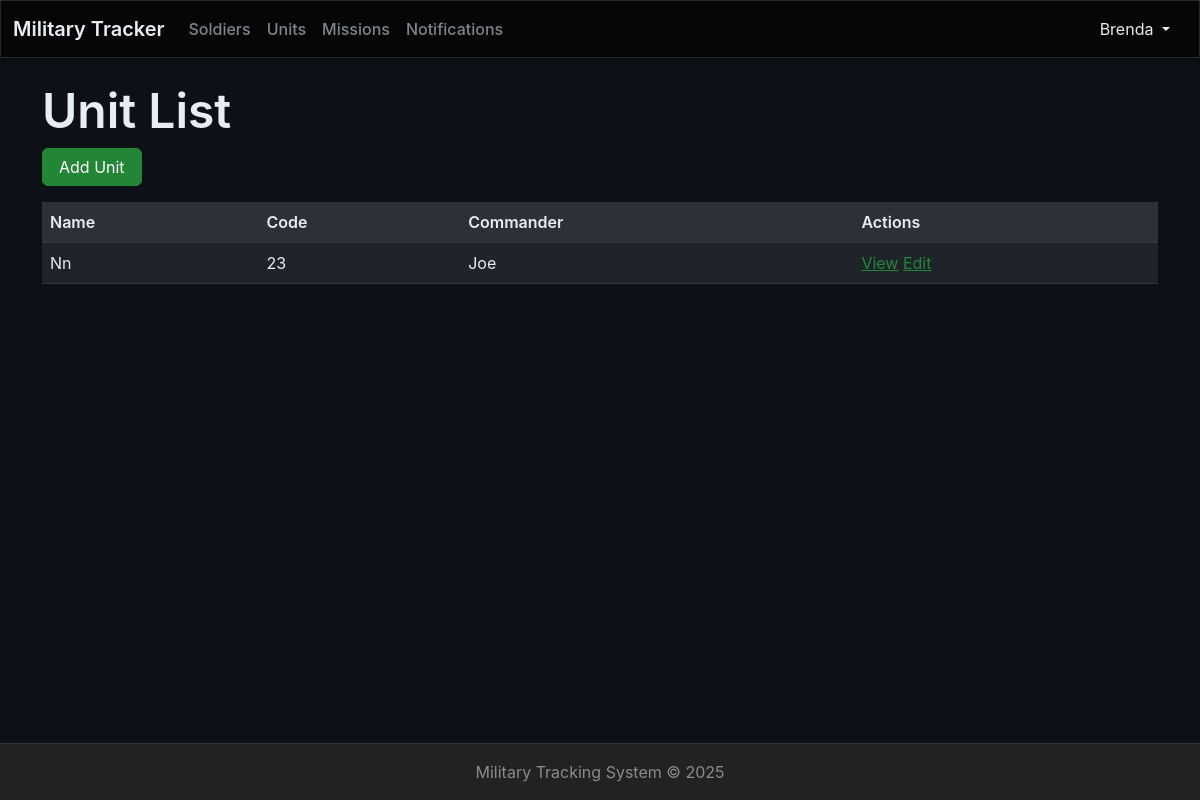
The page /units/ (signed in) on the database its author committed.
### accounts/models.py (models this page shows, shortened)
class CustomUser(AbstractUser):
    ROLE_CHOICES = [
        ('admin', 'Admin'),
        ('family', 'Family'),
    ]
    role = models.CharField(max_length=10, default='family')
    phone_number = models.CharField(max_length=15, blank=True)
    is_active = models.BooleanField(default=True)

### units/models.py (models this page shows, shortened)
class Unit(models.Model):
    unit_name = models.CharField(max_length=100)
    unit_code = models.CharField(max_length=20, unique=True)
    base_location = models.CharField(max_length=100)
    commander_name = models.CharField(max_length=100)
    description = models.TextField(blank=True)
    is_active = models.BooleanField(default=True)
    created_at = models.DateTimeField(auto_now_add=True)
    updated_at = models.DateTimeField(auto_now=True)

### units/views.py (the view)
# urls.py: path('units/', unit_list, name='unit_list'),
@login_required
def unit_list(request):
    units = Unit.objects.all()
    return render(request, 'tem/list.html', {'units': units})

### units/templates/tem/list.html (shortened to what this page needs)
{% extends 'base/base.html' %}
{% load static %}
{% block 'body' %}
<h2>Unit List</h2>
<a class="btn btn-primary mb-3" href="{% url 'unit_create' %}">Add Unit</a>
<table class="table table-striped">
  <thead>
    <tr><th>Name</th><th>Code</th><th>Commander</th><th>Actions</th></tr>
  </thead>
  <tbody>
    {% for unit in units %}
    <tr>
      <td>{{ unit.unit_name }}</td>
      <td>{{ unit.unit_code }}</td>
      <td>{{ unit.commander_name }}</td>
      <td>
        <a href="{% url 'unit_detail' unit.pk %}">View</a>
        <a href="{% url 'unit_update' unit.pk %}">Edit</a>
      </td>
    </tr>
    {% endfor %}
  </tbody>
</table>
{% endblock %}

### main/templates/base/base.html (shortened to what this page needs)
{% load static %}
<!DOCTYPE html>
<html lang="en" class="h-100">
<head>
    <link href="{% static 'css/bootstrap.min.css' %}" rel="stylesheet">
    <link href="{% static 'css/style.css' %}" rel="stylesheet">
</head>
<body class="d-flex flex-column h-100">
    <nav class="navbar navbar-expand-lg navbar-dark bg-dark">
        <div class="container-fluid">
            <a class="navbar-brand" href="{% url 'home_page' %}">Military Tracker</a>
            <div class="collapse navbar-collapse" id="navbarNav">
                <ul class="navbar-nav me-auto mb-2 mb-lg-0">
                    {% if user.is_authenticated %}
                        {% if user.role == 'admin' or user.role == 'superuser' %}
                            <li class="nav-item"><a href="{% url 'soldier_home' %}" class="nav-link">Soldiers</a></li>
                            <li class="nav-item"><a href="{% url 'unit_home' %}" class="nav-link">Units</a></li>
                            <li class="nav-item"><a href="{% url 'mission_home' %}" class="nav-link">Missions</a></li>
                            <li class="nav-item"><a href="{% url 'notification_home' %}" class="nav-link">Notifications</a></li>
                        {% elif user.role == 'family' %}
                            <li class="nav-item"><a href="{% url 'family_dashboard' %}" class="nav-link">My Dashboard</a></li>
                        {% endif %}
                    {% endif %}
                </ul>
                <div class="d-flex">
                   {% if user.is_authenticated %}
                        <div class="dropdown show">
                            <button class="btn btn-transparent dropdown-toggle" type="button"  data-bs-toggle="dropdown" aria-expanded="false">
                                {{ user.username }}
                            </button>
                        </div>
                    {% else %}
                        <a href="{% url 'login' %}" class="btn btn-outline-light btn-sm me-2">Login</a>
                        <a href="{% url 'register' %}" class="btn btn-light btn-sm">Register</a>
                    {% endif %}
                </div>
            </div>
        </div>
    </nav>
    <div class="container mt-4">
        {% block 'body' %}
        {% endblock %}
    </div>
    <footer class="footer mt-auto py-3 bg-light">
        <div class="container text-center">
            <span class="text-muted">Military Tracking System &copy; {% now "Y" %}</span>
        </div>
    </footer>
</body>
</html>

### main/static/css/style.css (style rules this page uses)
:root { --bs-primary: #238636; --bs-secondary: #7d8590; --bs-success: #238636; --bs-info: #0969da; --bs-warning: #fb8500; --bs-danger: #da3633; --bs-light: #21262d; --bs-dark: #0d1117; --primary-bg: #0d1117; --secondary-bg: #161b22; --tertiary-bg: #21262d; --accent-bg: #30363d; --border-color: #30363d; --text-primary: #e6edf3; --text-secondary: #7d8590; --text-muted: #656d76; --accent-color: #238636; --accent-hover: #2ea043; --navbar-bg: #010409; --footer-bg: #0d1117; --card-bg: #161b22; --input-bg: #0d1117; --input-border: #30363d; --input-focus: #0969da; --shadow: rgba(0, 0, 0, 0.3); --bs-body-bg: #0d1117; --bs-body-color: #e6edf3; --bs-border-color: #30363d; --bs-link-color: #238636; --bs-link-hover-color: #2ea043; }
body { background-color: var(--primary-bg); color: var(--text-primary); font-family: -apple-system, BlinkMacSystemFont, 'Segoe UI', 'Noto Sans', Helvetica, Arial, sans-serif; overflow-x: hidden; }
.navbar-dark { background-color: var(--navbar-bg); border-bottom: 1px solid var(--border-color); box-shadow: 0 2px 4px var(--shadow); }
.navbar-brand { color: var(--text-primary); font-weight: 600; }
.navbar-dark .navbar-nav .nav-link { color: var(--text-secondary); font-weight: 500; transition: color 0.3s ease; }
.btn-primary { background-color: var(--accent-color); border-color: var(--accent-color); color: white; }
.table { --bs-table-bg: var(--secondary-bg); --bs-table-color: var(--text-primary); --bs-table-border-color: var(--border-color); }
.table th { background-color: var(--tertiary-bg); color: var(--text-primary); font-weight: 600; }
.table-striped > tbody > tr:nth-of-type(odd) > td { background-color: var(--tertiary-bg); }
.footer { background-color: var(--footer-bg); border-top: 1px solid var(--border-color); }
.footer .text-muted { color: var(--text-muted); }
a { color: var(--accent-color); transition: color 0.3s ease; }
h1, h2, h3, h4, h5, h6 { color: var(--text-primary); font-weight: 600; }
.btn, .form-control, .form-select, .navbar-nav .nav-link { transition: all 0.3s ease; }

### rows shown on the page
CustomUser: username "Brenda"
Unit: unit_name "Nn", unit_code "23", commander_name "Joe"
